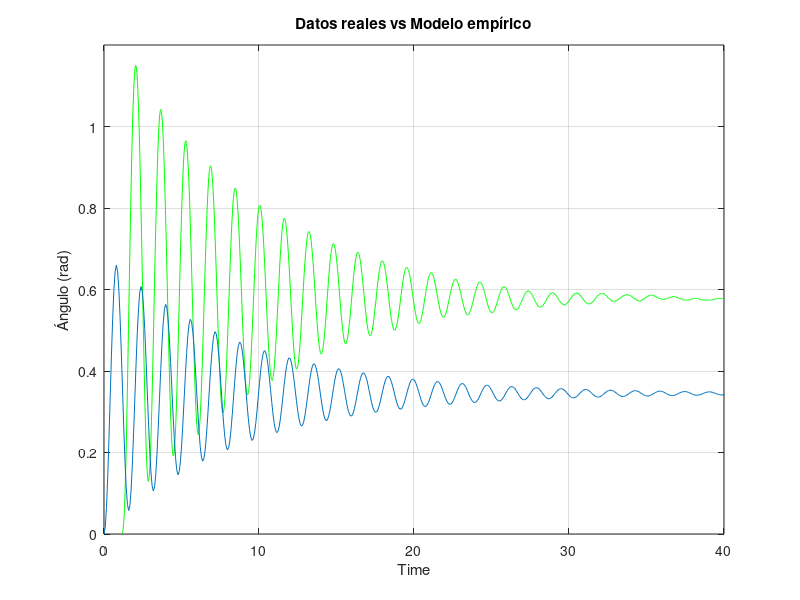
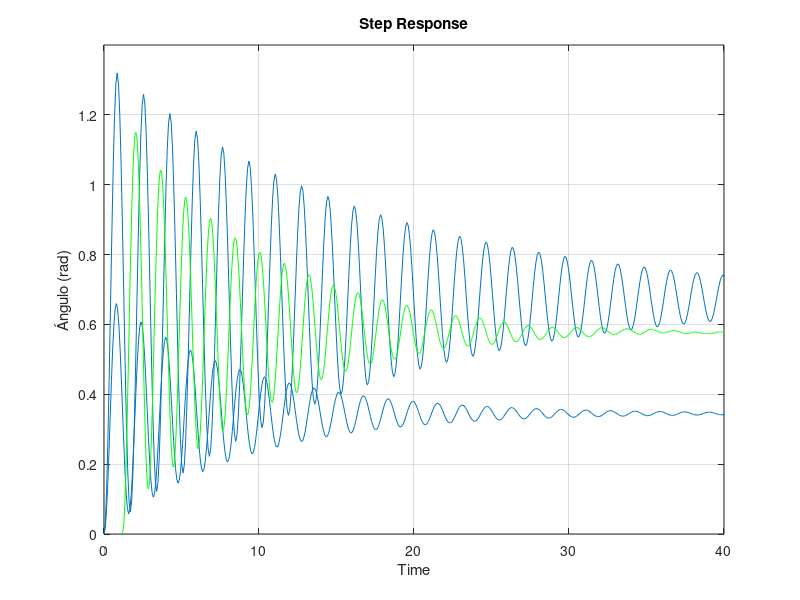

MATLAB code for these plots, in order:
%--------------------------------------------------
%-      SIMULACIONES PARA SEGUNDO SET DE DATOS    -
%--------------------------------------------------

% Cierra lo que se tiene abierto
close all

s = tf('s');

% Se leen los datos del archivo csv
matriz = csvread('PAMH_2set.csv',1,0);

% Se ordenan los datos para la estimación 
t = matriz(:,1);
t_c = matriz(78:2021,1);

theta = matriz(:,2);
theta_c = matriz(78:2021,2);

ref = matriz(:,3);
ref_c = matriz(78:2021,3);

% Funcion de transferencia obtenida usando
% systemIdentification('planta2.sid')

% Da fit de 85.19
funct1 = tf(5.363, [1 0.2289 15.55]);

% Se realiza plot para comparar a ojo el modelo obtenido vs los datos
% originales
plot(t_c, theta_c, 'color', 'g');
hold on;
step(funct1);
title('Datos reales vs Modelo empírico');
xlabel('Time');
ylabel('Ángulo (rad)');
xlim([0, 40])
ylim([0, 1.2])
grid on;

% Calculos para comparacion con modelo a partir de ecuaciones matematicas
gmax_i = max(theta_c);
gmax_i1 = 1.041;
delta = log(gmax_i/gmax_i1);

shi = delta/sqrt((2*pi)^2+delta^2);

te = 1.7;
w = 2*pi/te;
wn = w/sqrt(1-shi^2);

A = 1.7;

K = gmax_i/A;

% Función obtenida matematicamente
Gs = K*wn^2/(s^2+2*shi*wn*s+wn^2);
figure();
step(Gs);
hold on
step(funct1);
hold on
plot(t_c, theta_c, 'color', 'g');
xlabel('Time');
ylabel('Ángulo (rad)');
xlim([0, 40])
ylim([0, 1.4])
grid on;
